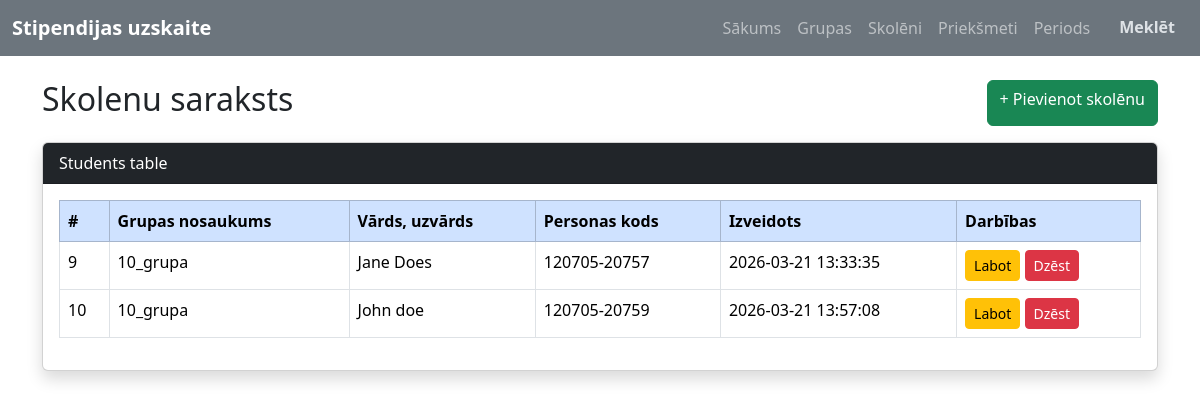
Before: /students with the older database file.
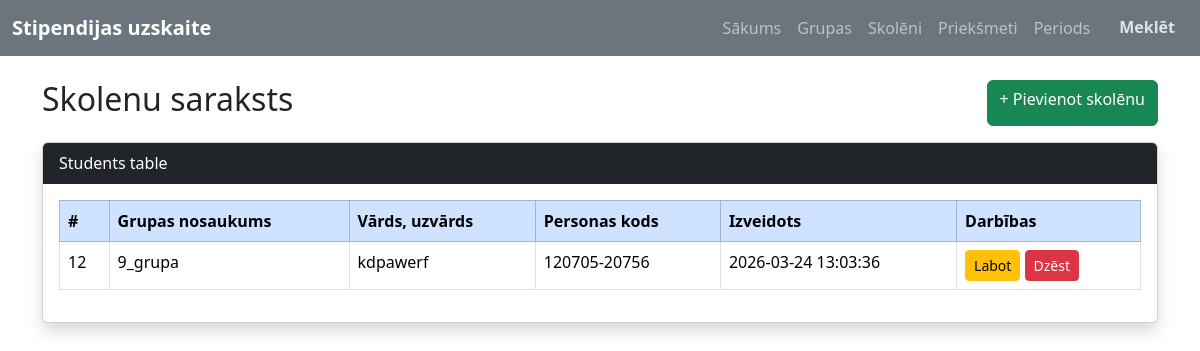
After: the same page with the newer database file.
### tables this page shows
CREATE TABLE `students` (
  `id` int(11) NOT NULL,
  `group_id` int(11) DEFAULT NULL,
  `full_name` varchar(150) DEFAULT NULL,
  `personal_code` varchar(20) DEFAULT NULL,
  `created_at` datetime DEFAULT current_timestamp()
);

CREATE TABLE `groups` (
  `id` int(11) NOT NULL,
  `group_name` varchar(100) DEFAULT NULL,
  `created_at` datetime DEFAULT current_timestamp()
);

### Core/functions.php (called while the page is built, shortened)
<?php
function base_path($path) {
    return BASE_PATH . $path;
}
function view($path, $attributes = [] ) {
    extract($attributes);
    require base_path("app/views/{$path}");
}

### app/controllers/student/StudentController.php (called while the page is built, shortened)
<?php
try {
    $db = App::resolve(Database::class);
} catch (\Exception $e) {
    error_log("Neizdevās izveidot datubāzes savienojumu: " . $e->getMessage());
    die("Sistēma šobrīd nav pieejama. Lūdzu, mēģiniet vēlāk.");
}
try {
    $sql = 'SELECT st.id, gr.group_name, st.full_name, st.personal_code, st.created_at
            FROM students st
            LEFT JOIN groups gr ON gr.id = st.group_id';
    $data = $db->query($sql)->get();
} catch (\Exception $e) {
    error_log("Kļūda ielādējot studentus: " . $e->getMessage());
    $data = [];
}
try {
    view('students/index.php', [
        'data' => $data
    ]);
} catch (\Exception $e) {
    error_log("Kļūda ielādējot skatu students/index.php: " . $e->getMessage());
    echo "Diemžēl studentu sarakstu ielādēt neizdevās.";
}

### public/index.php (called while the page is built, shortened)
<?php
require BASE_PATH . 'Core/functions.php';
spl_autoload_register(function ($class) {
    $class = str_replace('\\', DIRECTORY_SEPARATOR, $class);
});
$router = new \Core\Router();
$path = parse_url($_SERVER['REQUEST_URI'], PHP_URL_PATH);
$method = $_POST['_method'] ?? $_SERVER['REQUEST_METHOD'];
require base_path('bootstrap.php');
$router->route($path, $method);

### Core/App.php (called while the page is built, shortened)
<?php
class App
{
    protected static $container;
    public static function setContainer ($container) {
        static::$container = $container;
    }
    public static function Container()
    {
        return static::$container;
    }
    public static function resolve($key) {
        return static::Container()->resolve($key);
    }
}

### Core/Container.php (called while the page is built, shortened)
<?php
class Container
{
    protected $bindings = [];
    public function bind($key, $resolver)
    {
        $this->bindings[$key] = $resolver;
    }
    public function resolve($key)
    {
        $resolver = $this->bindings[$key];
        return call_user_func($resolver);
    }
}

### config.php (called while the page is built)
<?php
return [
    'database' => [
        'host' => 'localhost',
        'port' => 3306,
        'dbname' => 'stipendiju_uzskaite',
        'charset' => 'utf8mb4'
    ]
];

### bootstrap.php (called while the page is built, shortened)
<?php
$container = new Container();
$container->bind('Core\Database', function () {
    $config = require base_path('config.php');
    return new Database($config['database']);
});

### Core/Database.php (called while the page is built, shortened)
<?php
class Database
{
    public $connection;
    public $statement;
    public function __construct($config, $username = 'root', $password = '')
    {
        $dns = 'mysql: ' . http_build_query($config, '', ';');
        $this->connection = new PDO($dns, $username, $password, [
            PDO::ATTR_DEFAULT_FETCH_MODE => PDO::FETCH_ASSOC
        ]);
    }
    public function query($query, $params = [])
    {
        $this->statement = $this->connection->prepare($query);
        $this->statement->execute($params);
        return $this;
    }
    public function get()
    {
        return $this->statement->fetchAll();
    }
}

### app/views/students/index.php (the view, shortened to what this page needs)
<?php
require base_path('app/views/partials/head.php');
require base_path('app/views/partials/nav.php');
?>
<div class="container mt-4">
    <div class="d-flex justify-content-between mb-3">
        <h2>Skolenu saraksts</h2>
        <a href="/students/create" class="btn btn-success">
            + Pievienot skolēnu
        </a>
    </div>
    <div class="card shadow">
        <div class="card-header bg-dark text-white">
            Students table
        </div>
        <div class="card-body">
            <table class="table table-bordered table-hover">
                <thead class="table-primary">
                    <tr>
                        <th>#</th>
                        <th>Grupas nosaukums</th>
                        <th>Vārds, uzvārds</th>
                        <th>Personas kods</th>
                        <th>Izveidots</th>
                        <th>Darbības</th>
                    </tr>
                </thead>
                <tbody>
                    <?php foreach($data as $dd) : ?>
                    <tr>
                        <td><?= htmlspecialchars($dd['id']) ?? '' ?></td>
                        <td><?= htmlspecialchars($dd['group_name'] ?? 'Bez grupas') ?></td>
                        <td><?= htmlspecialchars($dd['full_name']) ?? '' ?></td>
                        <td><?= htmlspecialchars($dd['personal_code']) ?? '' ?></td>
                        <td><?= htmlspecialchars($dd['created_at']) ?? '' ?></td>
                        <td>
                            <a href="/student/edit?id=<?= $dd['id'] ?>" class="btn btn-sm btn-warning">Labot</a>
                            <form method="POST" action="/delete" style="display:inline;">
                                <button type="submit" class="btn btn-sm btn-danger" onclick="return confirm('Dzēst ierakstu?')">
                                    Dzēst
                                </button>
                            </form>
                        </td>
                    </tr>
                    <?php endforeach; ?>
                </tbody>
            </table>
        </div>
    </div>
</div>
<?php
require base_path('app/views/partials/footer.php');
?>

### Core/router.php (shortened to what this page needs)
<?php
class Router {
    protected $routes = [];
    public function add($uri, $controller, $method) {
        $this->routes[] = [
            'uri' => $uri,
            'controller' => $controller,
            'method' => $method,
            'middleware' => null
        ];
        return $this;
    }
    public function route($uri, $method) {
        foreach ($this->routes as $route) {
            if ($route['uri'] === $uri && $route['method'] === strtoupper($method)){
                return require base_path('app/controllers/' . $route['controller']);
            }
        }
    }
}

### app/views/partials/head.php (shortened to what this page needs)
<!DOCTYPE html>
<html lang="en">
<head>
     <link href="https://cdn.jsdelivr.net/npm/bootstrap@5.3.8/dist/css/bootstrap.min.css" rel="stylesheet">
</head>
<body>

### app/views/partials/nav.php (shortened to what this page needs)
<nav class="navbar navbar-expand-lg navbar-dark bg-secondary" data-bs-theme="dark">
    <div class="container-fluid">
        <a class="navbar-brand fw-bold" href="/">
            Stipendijas uzskaite
        </a>
        <div class="collapse navbar-collapse" id="navbarNav">
            <ul class="navbar-nav ms-auto">
                <li class="nav-item">
                    <a class="nav-link" href="/">Sākums</a>
                </li>
                <li class="nav-item">
                    <a class="nav-link" href="/groups">Grupas</a>
                </li>
                <li class="nav-item">
                    <a class="nav-link" href="/students">Skolēni</a>
                </li>
                <li class="nav-item">
                    <a class="nav-link" href="/subjects">Priekšmeti</a>
                </li>
                <li class="nav-item">
                    <a class="nav-link" href="/period">Periods</a>
                </li>
                <li class="nav-item">
                    <a class="btn fw-bold ms-2" href="/search">Meklēt</a>
                </li>
            </ul>
        </div>
    </div>
</nav>

### app/views/partials/footer.php
</body>
</html>

Changed rows visible on the page:
removed students: id "9", group.group_name "10_grupa", full_name "Jane Does", personal_code "120705-20757", created_at "2026-03-21 13:33:35"
removed students: id "10", group.group_name "10_grupa", full_name "John doe", personal_code "120705-20759", created_at "2026-03-21 13:57:08"
added students: id "12", group.group_name "9_grupa", full_name "kdpawerf", personal_code "120705-20756", created_at "2026-03-24 13:03:36"
